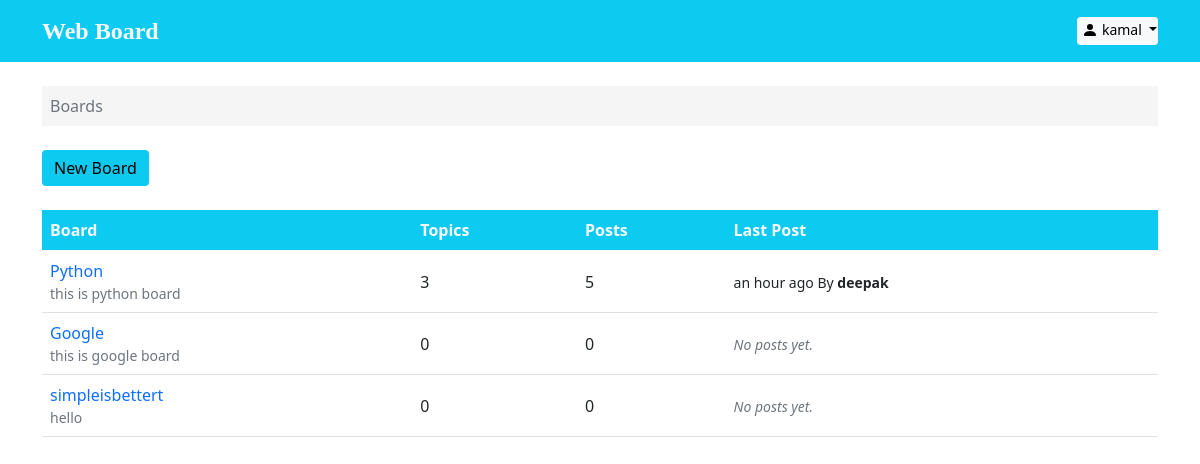
The app's page / (signed in) with its own data.
### boards/models.py (models this page shows, shortened)
class Board(models.Model):
    name = models.CharField(max_length=15, unique=True)
    description = models.CharField(max_length=200)
    def get_posts_count(self):
        return Post.objects.filter(topic__board=self).count()
    def get_last_post(self):
        return Post.objects.filter(topic__board=self).order_by('-created_at').first()

class Post(models.Model):
    message = models.TextField(max_length=250)
    topic = models.ForeignKey(Topic, on_delete=models.CASCADE, related_name='post_topic')
    created_at = models.DateTimeField(auto_now_add=True)
    updated_at = models.DateTimeField(null=True)
    created_by = models.ForeignKey(User, on_delete= models.CASCADE, related_name='post')
    updated_by = models.ForeignKey(User, on_delete= models.CASCADE,null=True, related_name='+' )

### boards/views.py (the view)
# urls.py: url(r'^$', views.home, name='home'),
def home(request):
    board_list = Board.objects.all()
    board_form = BoardForm()
    ctx = {'boards':board_list, 'board_form':board_form, 'login_form':loginform, 'signup_form': signupform}
    return render(request, 'home.html',ctx)

### templates/home.html (shortened to what this page needs)
{% extends 'base.html' %}
{% load humanize %}
{% block content %}
<div class="container">
  <ol class="breadcrumb my-4 p-2" style="background-color: whitesmoke;">
    <li class="breadcrumb-item active">Boards</li>
  </ol>
  {% if user.is_authenticated %}
  <button type="button" class="btn btn-info border-0" data-bs-toggle="modal" data-bs-target="#newboard" >New Board</button>
  {% else %}
  <button type="button"  data-bs-toggle="modal" data-bs-target="#login"  class="btn btn-info mb-3 ml-4 border-0">New Board</button>
  {% endif %}
{% if boards %}
<table class="table mt-4">
  <thead class="thead-inverse bg-info text-light">
    <tr>
      <th>Board</th>
      <th>Topics</th>
      <th>Posts</th>
      <th>Last Post</th>
    </tr>
  </thead>
  <tbody>
    {% for board in boards %}
    <tr>
      <td>
        <a
          class="text-decoration-none"
          href="{% url 'boards:topic-list' board.name %}">
          {{ board.name }}
        </a>
        <small class="text-muted d-block"
          >{{ board.description | truncatechars:30 }}</small>
      </td>
      <td class="align-middle">{{ board.topics.count }}</td>
      <td class="align-middle">{{ board.get_posts_count }}</td>
      <td class="align-middle">
        {% with post=board.get_last_post %}
  {% if post %}
    <small>
      {{ post.created_at|naturaltime }}  By <strong>{{ post.created_by.username }}</strong>
    </small>
  {% else %}
    <small class="text-muted">
      <em>No posts yet.</em>
    </small>
  {% endif %}
{% endwith %}
      </td>
    </tr>
    {% endfor %}
  </tbody>
</table>
{% else %}
<large class="mt-4" style="display: flex; justify-content: center; align-items: center;">
  <em >No Boards Available.</em>
</large>
{% endif %}
</div>
{% endblock %}

### templates/header.html (shortened to what this page needs)
<nav class="navbar navbar-light bg-info text-light p-2">
    <div class="container">
      <a class="navbar-brand text-light" href="{% url 'boards:home'%}" style="font-family: papyrus;  font-weight: bolder; font-size: 1.5rem;">Web Board</a>
    <div>
    {% if  user.is_authenticated %}
    <div class="btn-group">
      <button class="btn btn-light btn-sm dropdown-toggle p-0" type="button" id="dropdownMenuClickableOutside" data-bs-toggle="dropdown" data-bs-auto-close="inside" aria-expanded="false">
        <svg xmlns="http://www.w3.org/2000/svg" width="16" height="18" fill="currentColor" class="bi bi-person-fill mb-2 mx-1" viewBox="0 0 16 10">
          <path d="M3 14s-1 0-1-1 1-4 6-4 6 3 6 4-1 1-1 1H3zm5-6a3 3 0 1 0 0-6 3 3 0 0 0 0 6z"/>
        </svg>{{ request.user }}
      </button>
    </div>
      {% else%}
      <btn class="btn bg-secondary btn-sm px-3 mx-2 text-decoration-none text-light" data-bs-toggle="modal"
      data-bs-target="#login">Log In</btn>
     <btn class="btn bg-primary btn-sm px-3 text-decoration-none text-light" data-bs-toggle="modal"
      data-bs-target="#signup">Sign Up</btn>
    {% endif%}
      </div>
    </div>
  </nav>

### records on screen
Board: name "Python", description "this is python board", topics.count "3", get_posts_count "5", get_last_post.created_at "an hour ago", get_last_post.created_by.username "deepak"
Board: name "Google", description "this is google board", topics.count "0", get_posts_count "0", shows "No posts yet."
Board: name "simpleisbettert", description "hello", topics.count "0", get_posts_count "0", shows "No posts yet."

### other values on screen
{{ request.user }} "kamal"
